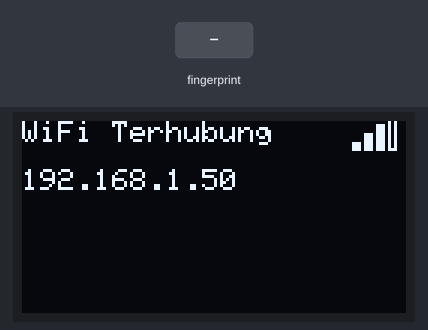
The sketch below on a simulated ESP32. Parts: 128×64 one-colour display. The test bench sets the inputs (shaded band). WiFi joins after 1.5 s; servers stay silent unless stated; uploads are accepted with an empty reply; the local clock reads 2024-03-15 10:24:30 at power-on unless the sketch sets it.

Above: at 1.6 s.
At 3.8 s:
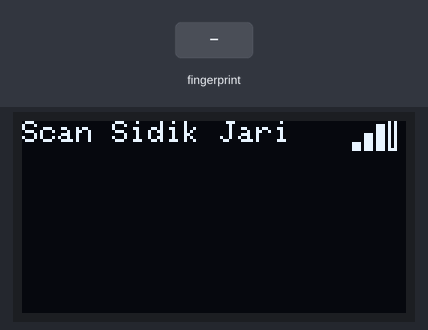
3.9 s: finger stored as number 1 placed on the sensor
At 4.47 s:
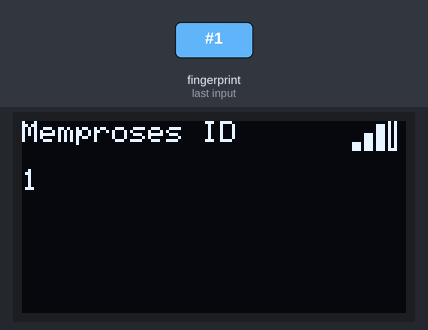
At 5.1 s:
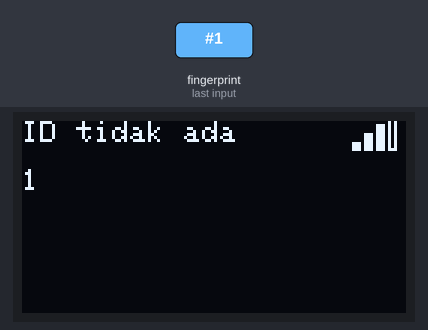
Timing chart, 0 to 6.9 s (numbered marks = the images above; inputs shaded):
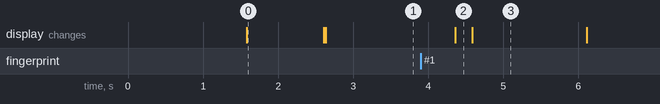

The sketch:

sketsafingerprint.ino
```cpp
#include <WiFi.h>
#include <HTTPClient.h>
#include <ArduinoJson.h>
#include "time.h"
#include <Wire.h>
#include <Adafruit_GFX.h>
#include <Adafruit_SSD1306.h>
#include <Adafruit_Fingerprint.h>  // Library fingerprint

// ---------------- OLED ----------------
#define SCREEN_WIDTH 128
#define SCREEN_HEIGHT 64
Adafruit_SSD1306 display(SCREEN_WIDTH, SCREEN_HEIGHT, &Wire, -1);

// ---------------- WiFi & Firebase ----------------
const char* ssid = "Faishal";
const char* password = "faishal5";

// Firestore
const char* FIRESTORE_PROJECT_ID = "student-attendance-database";
const char* FIRESTORE_API_KEY = "AIzaSyD9Edv1SvittW_kd5bczY7pIO7G08JZNo4";

// Realtime Database
const char* FIREBASE_RTDB_URL = "https://student-attendance-database-default-rtdb.asia-southeast1.firebasedatabase.app";

#define MAX_ID_LENGTH 20
volatile char idInputBuffer[MAX_ID_LENGTH];
volatile bool newDataReady = false;

// ---------------- NTP ----------------
const char* ntpServer = "pool.ntp.org";
const long gmtOffset_sec = 25200; // GMT+7
const int daylightOffset_sec = 0;
bool ntpAvailable = false;

// ---------------- WiFi Signal ----------------
void drawWiFiSignal() {
  int32_t rssi = WiFi.RSSI();
  int bars = 0;
  if (rssi > -55) bars = 4;
  else if (rssi > -65) bars = 3;
  else if (rssi > -75) bars = 2;
  else if (rssi > -85) bars = 1;

  int x = 110, y = 0;
  int barWidth = 3, barHeight = 3;
  for (int i = 0; i < 4; i++) {
    if (i < bars) display.fillRect(x + i * (barWidth + 1), y + (10 - (i + 1) * barHeight), barWidth, (i + 1) * barHeight, SSD1306_WHITE);
    else display.drawRect(x + i * (barWidth + 1), y + (10 - (i + 1) * barHeight), barWidth, (i + 1) * barHeight, SSD1306_WHITE);
  }
}

// ---------------- LCD Display ----------------
void showLCD(const String& line1, const String& line2 = "") {
  display.clearDisplay();
  display.setTextSize(1);
  display.setTextColor(SSD1306_WHITE);
  display.setCursor(0, 0);
  display.println(line1);
  if (line2.length() > 0) {
    display.setCursor(0, 16);
    display.println(line2);
  }
  drawWiFiSignal();
  display.display();
}

// ---------------- Firestore Check ----------------
bool checkStudentInFirestore(const String& id, String& nama, String& kelas) {
  HTTPClient http;
  String url = String("https://firestore.googleapis.com/v1/projects/") + FIRESTORE_PROJECT_ID + "/databases/(default)/documents/siswa/" + id + "?key=" + FIRESTORE_API_KEY;
  http.begin(url);
  int code = http.GET();
  if (code == 200) {
    String payload = http.getString();
    StaticJsonDocument<512> doc;
    if (deserializeJson(doc, payload) == DeserializationError::Ok) {
      if (doc.containsKey("fields")) {
        nama = doc["fields"]["nama"]["stringValue"] | String("Unknown");
        kelas = doc["fields"]["kelas"]["stringValue"] | String("Unknown");
        http.end();
        return true;
      }
    }
  }
  http.end();
  return false;
}

// ---------------- Task Database (RTDB) ----------------
void taskDatabaseOps(void * pvParameters) {
  while (WiFi.status() != WL_CONNECTED) vTaskDelay(1000 / portTICK_PERIOD_MS);

  configTime(gmtOffset_sec, daylightOffset_sec, ntpServer);
  struct tm timeinfo;
  int ntpRetry = 0;
  ntpAvailable = false;
  while (ntpRetry < 10) {
    if (getLocalTime(&timeinfo)) {
      ntpAvailable = true;
      break;
    }
    showLCD("Menunggu NTP...");
    vTaskDelay(1000 / portTICK_PERIOD_MS);
    ntpRetry++;
  }

  showLCD("Scan Sidik Jari");

  for (;;) {
    if (newDataReady) {
      String id = String((char*)idInputBuffer);
      id.trim();
      showLCD("Memproses ID", id);

      // Firestore verification
      String nama, kelas;
      if (!checkStudentInFirestore(id, nama, kelas)) {
        showLCD("ID tidak ada", id);
        vTaskDelay(1500 / portTICK_PERIOD_MS);
        showLCD("Scan Sidik Jari");
        newDataReady = false;
        continue;
      }

      // Get time
      bool haveTime = false;
      if (ntpAvailable) {
        if (getLocalTime(&timeinfo)) haveTime = true;
      }
      String tanggal = haveTime ? String(2025) + "-" + String(timeinfo.tm_mon+1) + "-" + String(timeinfo.tm_mday) : "0000-00-00";
      String jam = haveTime ? String(timeinfo.tm_hour) + ":" + String(timeinfo.tm_min) + ":" + String(timeinfo.tm_sec) : "00:00:00";

      String statusKehadiran = "tepat waktu";
      if (haveTime && (timeinfo.tm_hour > 7 || (timeinfo.tm_hour==7 && timeinfo.tm_min>0))) statusKehadiran = "telat";

      // Check RTDB
      HTTPClient httpCheck;
      String checkUrl = String(FIREBASE_RTDB_URL) + "/absensi/" + tanggal + "/" + id + ".json?auth=" + FIRESTORE_API_KEY;
      httpCheck.begin(checkUrl);
      int checkCode = httpCheck.GET();
      if (checkCode == 200) {
        String checkPayload = httpCheck.getString();
        if (checkPayload != "null") {
          showLCD("Sudah absen", id);
          httpCheck.end();
          vTaskDelay(1500 / portTICK_PERIOD_MS);
          showLCD("Scan Sidik Jari");
          newDataReady = false;
          continue;
        }
      }
      httpCheck.end();

      // Catat ke RTDB
      HTTPClient httpPost;
      String rtdbUrl = String(FIREBASE_RTDB_URL) + "/absensi/" + tanggal + "/" + id + ".json?auth=" + FIRESTORE_API_KEY;
      httpPost.begin(rtdbUrl);
      httpPost.addHeader("Content-Type", "application/json");

      String jsonPayload = "{"
                           "\"id\": \"" + id + "\","
                           "\"nama\": \"" + nama + "\","
                           "\"kelas\": \"" + kelas + "\","
                           "\"tanggal\": \"" + tanggal + "\","
                           "\"waktu\": \"" + jam + "\","
                           "\"status_kehadiran\": \"" + statusKehadiran + "\""
                           "}";

      int postCode = httpPost.PUT(jsonPayload);
      if (postCode > 0 && (postCode == HTTP_CODE_OK || postCode == HTTP_CODE_NO_CONTENT)) {
        showLCD("Selamat Pagi", nama);
      } else {
        showLCD("Gagal absen", id);
      }
      httpPost.end();

      vTaskDelay(1500 / portTICK_PERIOD_MS);
      showLCD("Scan Sidik Jari");
      newDataReady = false;
    }
    vTaskDelay(100 / portTICK_PERIOD_MS);
  }
}

// ---------------- Fingerprint ----------------
HardwareSerial mySerial(2); // UART2
Adafruit_Fingerprint finger(&mySerial);

uint8_t getFingerprintID() {
  uint8_t p = finger.getImage();
  if (p != FINGERPRINT_OK) return 0;

  p = finger.image2Tz();
  if (p != FINGERPRINT_OK) return 0;

  p = finger.fingerFastSearch();
  if (p != FINGERPRINT_OK) return 0;

  return finger.fingerID;
}

// ---------------- Setup ----------------
void setup() {
  Serial.begin(115200);
  mySerial.begin(57600, SERIAL_8N1, 16, 17); // RX=16, TX=17

  if(!display.begin(SSD1306_SWITCHCAPVCC, 0x3C)) { for(;;); }

  showLCD("Menghubungkan", "WiFi...");
  WiFi.begin(ssid, password);
  int wifiWait = 0;
  while (WiFi.status() != WL_CONNECTED && wifiWait < 30) { delay(500); wifiWait++; }
  if (WiFi.status() == WL_CONNECTED) showLCD("WiFi Terhubung", WiFi.localIP().toString());
  else showLCD("Gagal WiFi!");

  // Inisialisasi fingerprint
  finger.begin(57600); // ✅ harus pakai baud rate
  if (finger.verifyPassword()) {
    showLCD("Sensor Fingerprint", "Siap scan");
  } else {
    showLCD("Sensor Fingerprint", "Gagal!");
    while (1) delay(1000);
  }

  // Jalankan task database
  xTaskCreatePinnedToCore(taskDatabaseOps, "DatabaseOpsTask", 12000, NULL, 1, NULL, 0);
}

// ---------------- Loop ----------------
void loop() {
  uint8_t id = getFingerprintID();
  if (id != 0) {
    String idStr = String(id);
    idStr.toCharArray((char*)idInputBuffer, sizeof(idInputBuffer));
    newDataReady = true;
  }
  delay(200);
}
```

Measured:
- after the input at 3.9 s, the display: changes after 0.46 s (image 2)
- what the display in image 0 shows lasts 1.0 s, from 1.6 s to 2.6 s
- what the display in image 3 shows lasts 1.5 s, from 4.6 s to 6.1 s
